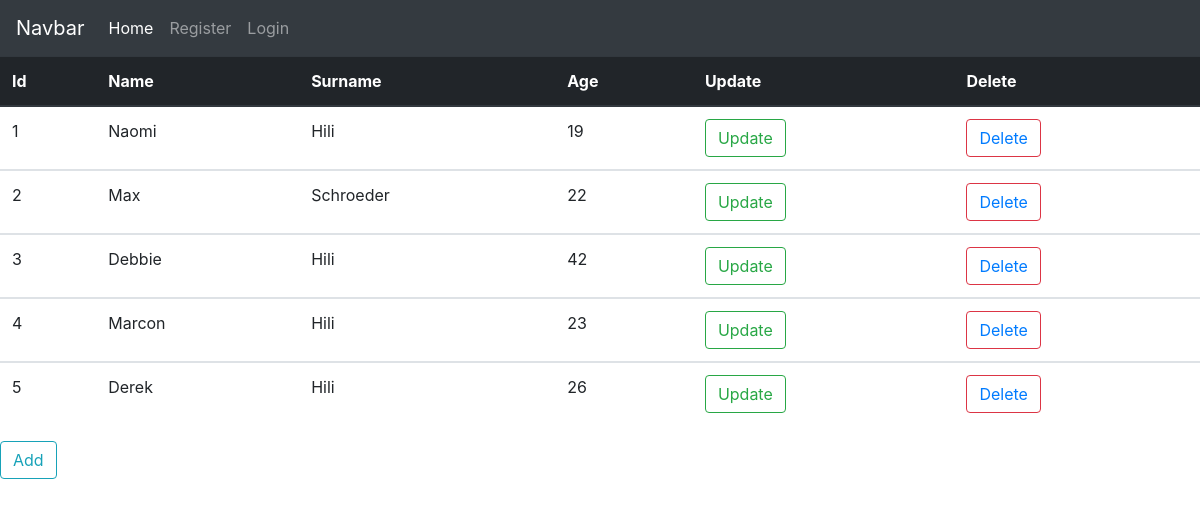
The app's page /revision.php with its own data.
### tables this page shows
CREATE TABLE `student_tbl` (
  `Id` int(10) NOT NULL,
  `Name` varchar(20) NOT NULL,
  `Surname` varchar(20) NOT NULL,
  `Age` int(50) NOT NULL
);

### revision.php (the view, shortened to what this page needs)
<?php
    $conn = connect();
    $query = "select * from student_tbl";
    $result = mysqli_query($conn, $query) or die ("Error in query". mysqli_error($conn));
?>
<!DOCTYPE html>
<html>
    <head>
        <link rel="stylesheet" href="https://stackpath.bootstrapcdn.com/bootstrap/4.1.1/css/bootstrap.min.css">
    </head>
    <body>
        <nav class="navbar navbar-expand-lg navbar-dark bg-dark">
          <a class="navbar-brand" href="#">Navbar</a>
          <div class="collapse navbar-collapse" id="navbarSupportedContent">
            <ul class="navbar-nav mr-auto">
              <li class="nav-item active">
                <a class="nav-link" href="revision.php">Home <span class="sr-only">(current)</span></a>
              </li>
              <li class="nav-item">
                <a class="nav-link" href="#">Register</a>
              </li>
             <li class="nav-item">
                <a class="nav-link" href="#">Login</a>
              </li>
            </ul>
          </div>
    </nav>
        <form method="post">
        <table class="table">
            <thead class="thead-dark">
            <tr>
                <th scope="col">Id</th>
                <th scope="col">Name</th>
                <th scope="col">Surname</th>
                <th scope="col">Age</th>
                <th scope="col">Update</th>
                <th scope="col">Delete</th>
            </tr>
            </thead>
                <?php
                    while($row = mysqli_fetch_row($result))
                    {
                        echo"<tbody>";
                        echo"<tr>";
                        echo "<td id='$id'> $row[0] </td>";
                        echo "<td> $row[1] </td>";
                        echo "<td> $row[2] </td>";
                        echo "<td> $row[3] </td>";
                        echo"<td> <button type='button' class='btn btn-outline-success'> Update </button> </td>";
                        echo"<td> <button type='button'class='btn btn-outline-danger'> <a href='http://localhost/revision1/deleteStudent.php?id=$row[0]'> Delete </a> </button></td>";
                        echo"</tr>";
                        echo"</tbody>";
                    }
                ?>
        </table>
        <button type="submit" class="btn btn-outline-info"> Add </button>
        </form>
    </body>
</html>

### records on screen
student_tbl: Id "1", Name "Naomi", Surname "Hili", Age "19"
student_tbl: Id "2", Name "Max", Surname "Schroeder", Age "22"
student_tbl: Id "3", Name "Debbie", Surname "Hili", Age "42"
student_tbl: Id "4", Name "Marcon", Surname "Hili", Age "23"
student_tbl: Id "5", Name "Derek", Surname "Hili", Age "26"
